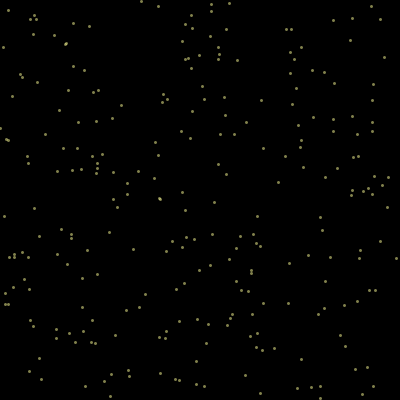
Frame 1 (no input)
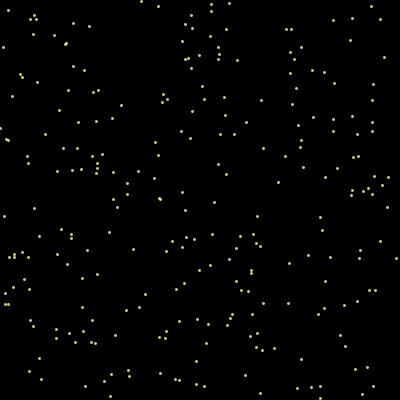
Frame 60 (the mouse pressed at the canvas centre just before this capture)
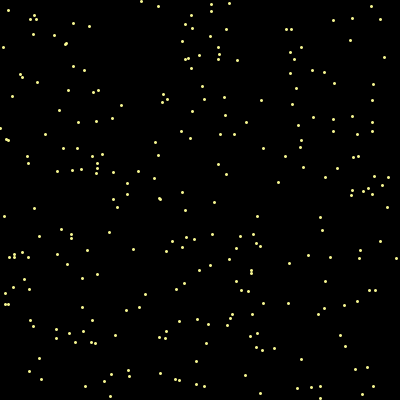
Frame 120 (the mouse held since frame 60 and released just before this capture)

The Processing sketch that drew these frames (run headless with seeded random() and noise(); from frame 60 on, the mouse is pressed at the canvas centre):

// Processing sketch: processing_77120
// ── processing_77120.pde

ArrayList pos;

int ArraySize, a;





void setup()
{
  size(400, 400);
  
  ArraySize = round(random((width/20)*(height/20)));

  pos = new ArrayList();
  
  a = 255;

  
  
  for(int i = 0; i<ArraySize; i++)
  {

    pos.add(new PVector(int(round(random(width))), int(round(random(height)))));
  }
  
}


void draw()
{
  background(0);
  for(int i = 0; i<ArraySize; i++)
  {
    PVector p = (PVector)pos.get(i);
    //point(pos.get(i).x, pos.get(i).y);
    a = round(map(sin(frameCount*.01), -1, 1, 0, 255));
    stroke(255,255,150,a);
    strokeWeight(3);
    point(p.x, p.y);
  }
  
  
}
